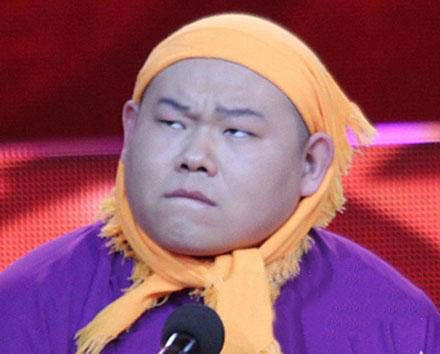
#> input picture 第六天/002.png, 440 x 354 px, found by its file name
$ python 001.py
#> lines starting #> are read from the running program, lines starting #| are printed output that depends on the picture

# coding=utf-8
# '''
# Author: wuxh
# Date: 2021-12-04 21:22:40
# LastEditTime: 2021-12-04 21:22:40
# LastEditors: wuxh
# Description:
# FilePath: /example/python/基于场景的人工智能综合应用/第一天/练习代码/001.list.py
# '''

import cv2
import matplotlib.pylab as plt
import numpy as np

# img = cv2.imread('./002.png')
# img = cv2.imread(r'/Users/wuxh/coder/github/example/python/基于场景的人工智能综合应用/第六天/001.jpeg', 1)
img = cv2.imread(r'/Users/wuxh/coder/github/example/python/基于场景的人工智能综合应用/第六天/002.png', 1)
#> img is the input picture: shape (354, 440, 3); mean B, G, R 106.2, 83.4, 149.4
# plt.imshow(img)


print(type(img))
#| <class 'numpy.ndarray'>

def translate(img, x, y):
    (h, w) = img.shape[:2]
    M = np.float32([[1, 0, x], [0, 1, y]])
    shifted_img = cv2.warpAffine(img, M, (w, h))
    return shifted_img

# img = cv2.cvtColor(img, cv2.COLOR_BGR2RGB)
img = cv2.resize(img, (3000, 3000))
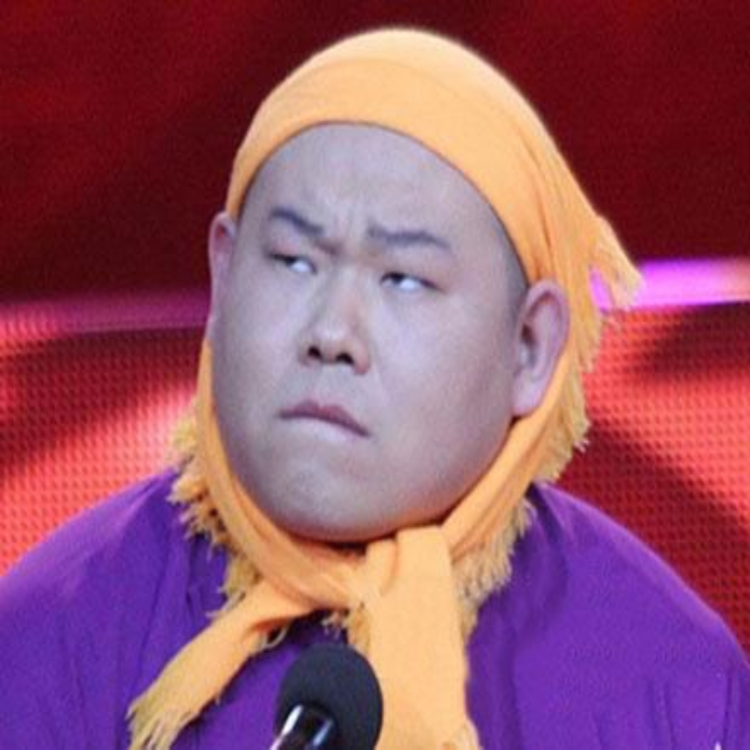
#> img: shape (3000, 3000, 3) (shown at 1/4 size); mean B, G, R 106.1, 83.3, 149.3
# new_img = translate(img, x=50, y=50)
cv2.imshow('222', img)
cv2.waitKey()
cv2.destroyAllWindows()
